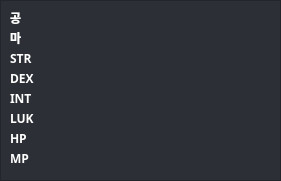
     <widget class="QFrame" name="frame_stat_sub1">
      <property name="geometry">
       <rect>
        <x>0</x>
        <y>360</y>
        <width>281</width>
        <height>181</height>
       </rect>
      </property>
      <property name="styleSheet">
       <string notr="true">background-color: rgb(44, 48, 54);</string>
      </property>
      <property name="frameShape">
       <enum>QFrame::StyledPanel</enum>
      </property>
      <property name="frameShadow">
       <enum>QFrame::Raised</enum>
      </property>
      <widget class="QLabel" name="lb_c_atk">
       <property name="geometry">
        <rect>
         <x>10</x>
         <y>10</y>
         <width>261</width>
         <height>16</height>
        </rect>
       </property>
       <property name="font">
        <font>
         <family>메이플스토리</family>
         <weight>75</weight>
         <bold>true</bold>
        </font>
       </property>
       <property name="styleSheet">
        <string notr="true">background-color: rgba(255, 255, 255, 0);
color: rgb(255, 255, 255);</string>
       </property>
       <property name="text">
        <string>공</string>
       </property>
       <property name="alignment">
        <set>Qt::AlignLeading|Qt::AlignLeft|Qt::AlignVCenter</set>
       </property>
      </widget>
      <widget class="QLabel" name="lb_c_mag">
       <property name="geometry">
        <rect>
         <x>10</x>
         <y>30</y>
         <width>261</width>
         <height>16</height>
        </rect>
       </property>
       <property name="font">
        <font>
         <family>메이플스토리</family>
         <weight>75</weight>
         <bold>true</bold>
        </font>
       </property>
       <property name="styleSheet">
        <string notr="true">background-color: rgba(255, 255, 255, 0);
color: rgb(255, 255, 255);</string>
       </property>
       <property name="text">
        <string>마</string>
       </property>
       <property name="alignment">
        <set>Qt::AlignLeading|Qt::AlignLeft|Qt::AlignVCenter</set>
       </property>
      </widget>
      <widget class="QLabel" name="lb_c_str">
       <property name="geometry">
        <rect>
         <x>10</x>
         <y>50</y>
         <width>261</width>
         <height>16</height>
        </rect>
       </property>
       <property name="font">
        <font>
         <family>메이플스토리</family>
         <weight>75</weight>
         <bold>true</bold>
        </font>
       </property>
       <property name="styleSheet">
        <string notr="true">background-color: rgba(255, 255, 255, 0);
color: rgb(255, 255, 255);</string>
       </property>
       <property name="text">
        <string>STR</string>
       </property>
       <property name="alignment">
        <set>Qt::AlignLeading|Qt::AlignLeft|Qt::AlignVCenter</set>
       </property>
      </widget>
      <widget class="QLabel" name="lb_c_dex">
       <property name="geometry">
        <rect>
         <x>10</x>
         <y>70</y>
         <width>261</width>
         <height>16</height>
        </rect>
       </property>
       <property name="font">
        <font>
         <family>메이플스토리</family>
         <weight>75</weight>
         <bold>true</bold>
        </font>
       </property>
       <property name="styleSheet">
        <string notr="true">background-color: rgba(255, 255, 255, 0);
color: rgb(255, 255, 255);</string>
       </property>
       <property name="text">
        <string>DEX</string>
       </property>
       <property name="alignment">
        <set>Qt::AlignLeading|Qt::AlignLeft|Qt::AlignVCenter</set>
       </property>
      </widget>
      <widget class="QLabel" name="lb_c_int">
       <property name="geometry">
        <rect>
         <x>10</x>
         <y>90</y>
         <width>261</width>
         <height>16</height>
        </rect>
       </property>
       <property name="font">
        <font>
         <family>메이플스토리</family>
         <weight>75</weight>
         <bold>true</bold>
        </font>
       </property>
       <property name="styleSheet">
        <string notr="true">background-color: rgba(255, 255, 255, 0);
color: rgb(255, 255, 255);</string>
       </property>
       <property name="text">
        <string>INT</string>
       </property>
       <property name="alignment">
        <set>Qt::AlignLeading|Qt::AlignLeft|Qt::AlignVCenter</set>
       </property>
      </widget>
      <widget class="QLabel" name="lb_c_luk">
       <property name="geometry">
        <rect>
         <x>10</x>
         <y>110</y>
         <width>261</width>
         <height>16</height>
        </rect>
       </property>
       <property name="font">
        <font>
         <family>메이플스토리</family>
         <weight>75</weight>
         <bold>true</bold>
        </font>
       </property>
       <property name="styleSheet">
        <string notr="true">background-color: rgba(255, 255, 255, 0);
color: rgb(255, 255, 255);</string>
       </property>
       <property name="text">
        <string>LUK</string>
       </property>
       <property name="alignment">
        <set>Qt::AlignLeading|Qt::AlignLeft|Qt::AlignVCenter</set>
       </property>
      </widget>
      <widget class="QLabel" name="lb_c_hp">
       <property name="geometry">
        <rect>
         <x>10</x>
         <y>130</y>
         <width>261</width>
         <height>16</height>
        </rect>
       </property>
       <property name="font">
        <font>
         <family>메이플스토리</family>
         <weight>75</weight>
         <bold>true</bold>
        </font>
       </property>
       <property name="styleSheet">
        <string notr="true">background-color: rgba(255, 255, 255, 0);
color: rgb(255, 255, 255);</string>
       </property>
       <property name="text">
        <string>HP</string>
       </property>
       <property name="alignment">
        <set>Qt::AlignLeading|Qt::AlignLeft|Qt::AlignVCenter</set>
       </property>
      </widget>
      <widget class="QLabel" name="lb_c_mp">
       <property name="geometry">
        <rect>
         <x>10</x>
         <y>150</y>
         <width>261</width>
         <height>16</height>
        </rect>
       </property>
       <property name="font">
        <font>
         <family>메이플스토리</family>
         <weight>75</weight>
         <bold>true</bold>
        </font>
       </property>
       <property name="styleSheet">
        <string notr="true">background-color: rgba(255, 255, 255, 0);
color: rgb(255, 255, 255);</string>
       </property>
       <property name="text">
        <string>MP</string>
       </property>
       <property name="alignment">
        <set>Qt::AlignLeading|Qt::AlignLeft|Qt::AlignVCenter</set>
       </property>
      </widget>
     </widget>
